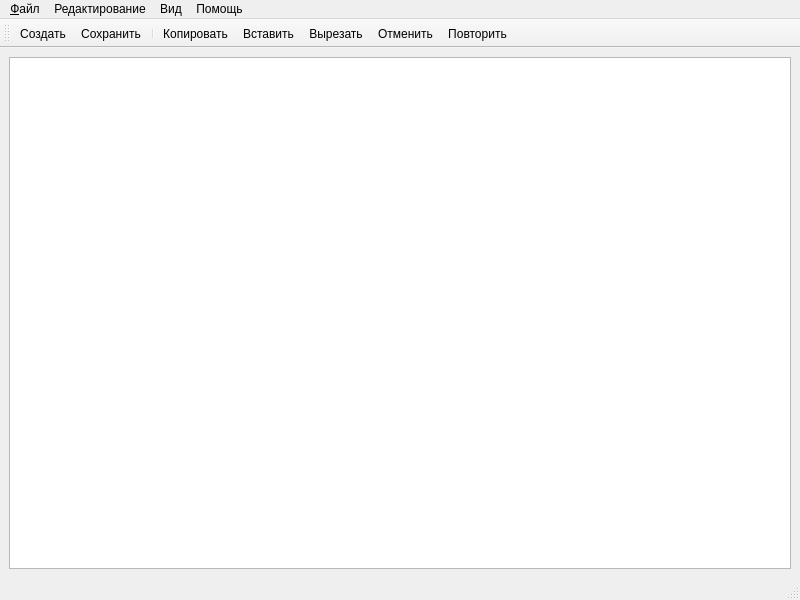
<?xml version="1.0" encoding="UTF-8"?>
<ui version="4.0">
 <class>MainWindow</class>
 <widget class="QMainWindow" name="MainWindow">
  <property name="geometry">
   <rect>
    <x>0</x>
    <y>0</y>
    <width>800</width>
    <height>600</height>
   </rect>
  </property>
  <property name="sizePolicy">
   <sizepolicy hsizetype="MinimumExpanding" vsizetype="Preferred">
    <horstretch>0</horstretch>
    <verstretch>0</verstretch>
   </sizepolicy>
  </property>
  <property name="windowTitle">
   <string>TextEditor[*]</string>
  </property>
  <widget class="QWidget" name="centralwidget">
   <layout class="QVBoxLayout" name="verticalLayout">
    <item>
     <widget class="QTextEdit" name="textEdit"/>
    </item>
   </layout>
  </widget>
  <widget class="QMenuBar" name="menubar">
   <property name="geometry">
    <rect>
     <x>0</x>
     <y>0</y>
     <width>800</width>
     <height>21</height>
    </rect>
   </property>
   <widget class="QMenu" name="menu">
    <property name="title">
     <string>&amp;Файл</string>
    </property>
    <addaction name="actionNew"/>
    <addaction name="actionOpen"/>
    <addaction name="actionSave"/>
    <addaction name="actionSaveAs"/>
    <addaction name="separator"/>
    <addaction name="actionClose"/>
    <addaction name="separator"/>
    <addaction name="actionExit"/>
   </widget>
   <widget class="QMenu" name="menu_2">
    <property name="title">
     <string>Вид</string>
    </property>
    <addaction name="actionSelectFont"/>
   </widget>
   <widget class="QMenu" name="menu_3">
    <property name="title">
     <string>Помощь</string>
    </property>
    <addaction name="actionAbout"/>
    <addaction name="separator"/>
    <addaction name="actionAboutQt"/>
   </widget>
   <widget class="QMenu" name="menu_4">
    <property name="title">
     <string>Редактирование</string>
    </property>
    <addaction name="actionCut"/>
    <addaction name="actionCopy"/>
    <addaction name="actionPaste"/>
    <addaction name="actionUndo"/>
    <addaction name="actionRedo"/>
   </widget>
   <addaction name="menu"/>
   <addaction name="menu_4"/>
   <addaction name="menu_2"/>
   <addaction name="menu_3"/>
  </widget>
  <widget class="QStatusBar" name="statusbar"/>
  <widget class="QToolBar" name="toolBar">
   <property name="windowTitle">
    <string>toolBar</string>
   </property>
   <attribute name="toolBarArea">
    <enum>TopToolBarArea</enum>
   </attribute>
   <attribute name="toolBarBreak">
    <bool>false</bool>
   </attribute>
   <addaction name="actionNew"/>
   <addaction name="actionSave"/>
   <addaction name="separator"/>
   <addaction name="actionCopy"/>
   <addaction name="actionPaste"/>
   <addaction name="actionCut"/>
   <addaction name="actionUndo"/>
   <addaction name="actionRedo"/>
  </widget>
  <action name="actionNew">
   <property name="icon">
    <iconset resource="icons.qrc">
     <normaloff>:/icons/images/new.png</normaloff>:/icons/images/new.png</iconset>
   </property>
   <property name="text">
    <string>Создать</string>
   </property>
   <property name="toolTip">
    <string>Создать новый документ</string>
   </property>
   <property name="shortcut">
    <string>Ctrl+N</string>
   </property>
  </action>
  <action name="actionClose">
   <property name="text">
    <string>Закрыть</string>
   </property>
   <property name="toolTip">
    <string>Закрыть текущее окно</string>
   </property>
   <property name="shortcut">
    <string>Ctrl+W</string>
   </property>
  </action>
  <action name="actionExit">
   <property name="text">
    <string>Выход</string>
   </property>
   <property name="toolTip">
    <string>Завершить работу</string>
   </property>
  </action>
  <action name="actionSelectFont">
   <property name="text">
    <string>Выбрать шрифт...</string>
   </property>
   <property name="toolTip">
    <string>Выбор шрифта текста</string>
   </property>
  </action>
  <action name="actionAbout">
   <property name="text">
    <string>О программе</string>
   </property>
  </action>
  <action name="actionAboutQt">
   <property name="text">
    <string>О Qt</string>
   </property>
  </action>
  <action name="actionCut">
   <property name="icon">
    <iconset resource="icons.qrc">
     <normaloff>:/icons/images/cut.png</normaloff>:/icons/images/cut.png</iconset>
   </property>
   <property name="text">
    <string>Вырезать</string>
   </property>
   <property name="toolTip">
    <string>Вырезать</string>
   </property>
   <property name="shortcut">
    <string>Ctrl+X</string>
   </property>
  </action>
  <action name="actionCopy">
   <property name="icon">
    <iconset resource="icons.qrc">
     <normaloff>:/icons/images/copy.png</normaloff>:/icons/images/copy.png</iconset>
   </property>
   <property name="text">
    <string>Копировать</string>
   </property>
   <property name="toolTip">
    <string>Копировать</string>
   </property>
   <property name="shortcut">
    <string>Ctrl+C</string>
   </property>
  </action>
  <action name="actionPaste">
   <property name="icon">
    <iconset resource="icons.qrc">
     <normaloff>:/icons/images/paste.png</normaloff>:/icons/images/paste.png</iconset>
   </property>
   <property name="text">
    <string>Вставить</string>
   </property>
   <property name="toolTip">
    <string>Вставить</string>
   </property>
   <property name="shortcut">
    <string>Ctrl+V</string>
   </property>
  </action>
  <action name="actionUndo">
   <property name="icon">
    <iconset resource="icons.qrc">
     <normaloff>:/icons/images/editundo.png</normaloff>:/icons/images/editundo.png</iconset>
   </property>
   <property name="text">
    <string>Отменить</string>
   </property>
   <property name="toolTip">
    <string>Отмена последнего действия </string>
   </property>
   <property name="shortcut">
    <string>Ctrl+Z</string>
   </property>
  </action>
  <action name="actionRedo">
   <property name="icon">
    <iconset resource="icons.qrc">
     <normaloff>:/icons/images/editredo.png</normaloff>:/icons/images/editredo.png</iconset>
   </property>
   <property name="text">
    <string>Повторить</string>
   </property>
   <property name="toolTip">
    <string>Повтор последнего действия</string>
   </property>
   <property name="shortcut">
    <string>Ctrl+Y</string>
   </property>
  </action>
  <action name="actionOpen">
   <property name="icon">
    <iconset resource="icons.qrc">
     <normaloff>:/icons/images/open.png</normaloff>:/icons/images/open.png</iconset>
   </property>
   <property name="text">
    <string>Открыть...</string>
   </property>
   <property name="toolTip">
    <string>Открыть документ</string>
   </property>
   <property name="shortcut">
    <string>Ctrl+O</string>
   </property>
  </action>
  <action name="actionSave">
   <property name="icon">
    <iconset resource="icons.qrc">
     <normaloff>:/icons/images/save.png</normaloff>:/icons/images/save.png</iconset>
   </property>
   <property name="text">
    <string>Сохранить...</string>
   </property>
   <property name="toolTip">
    <string>Сохранить документ</string>
   </property>
   <property name="shortcut">
    <string>Ctrl+S</string>
   </property>
  </action>
  <action name="actionSaveAs">
   <property name="text">
    <string>Сохранить как...</string>
   </property>
   <property name="toolTip">
    <string>Сохранить документ как</string>
   </property>
   <property name="shortcut">
    <string>Ctrl+Shift+S</string>
   </property>
  </action>
 </widget>
 <resources>
  <include location="icons.qrc"/>
 </resources>
 <connections/>
</ui>
